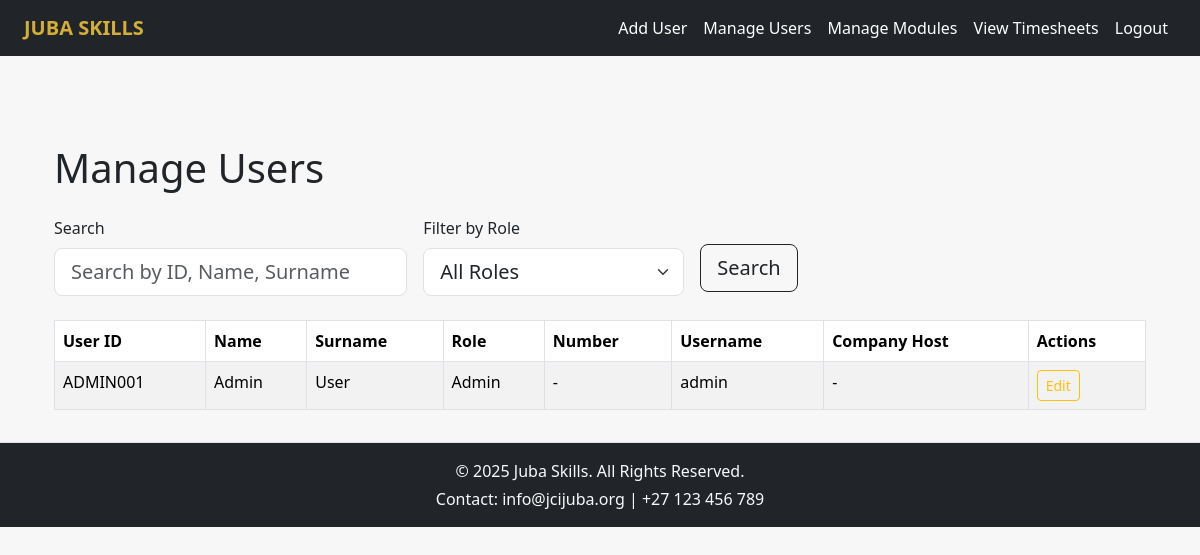
The app's page /admin/users (signed in) with its own data.
### main.py (models this page shows, shortened)
class User(db.Model):
    id = db.Column(db.Integer, primary_key=True)
    user_id = db.Column(db.String(80), unique=True, nullable=False)
    name = db.Column(db.String(80), nullable=False)
    surname = db.Column(db.String(80), nullable=False)
    role = db.Column(db.String(50), nullable=False)
    number = db.Column(db.String(20))
    username = db.Column(db.String(80), unique=True, nullable=False)
    password_hash = db.Column(db.String(128))
    company_host = db.Column(db.String(120))

### main.py (the view, shortened to what this page needs)
@app.route('/admin/users', methods=['GET', 'POST'])
def manage_users():
    if 'user_id' in session and session['role'] == 'admin':
        search_form = SearchUserForm()
        users = User.query.all()
        return render_template('manage_users.html', users=users, search_form=search_form)
    return redirect(url_for('login'))

### main.py
class SearchUserForm(FlaskForm):
    search_term = StringField('Search', render_kw={"placeholder": "Search by ID, Name, Surname"})
    role_filter = SelectField('Filter by Role', choices=[('', 'All Roles'), ('intern', 'Intern'), ('virtual_student', 'Virtual Student'), ('inperson_student', 'In-Person Student'), ('facilitator', 'Facilitator')], default='')
    submit = SubmitField('Search')

### main.py (called while the page is built)
@app.before_request
def create_admin():
    with app.app_context():
        admin = User.query.filter_by(username='admin').first()
        if not admin:
            admin = User(user_id='ADMIN001', name='Admin', surname='User', role='admin', username='admin', company_host=None)
            admin.set_password('admin123')  # Hardcoded admin password
            db.session.add(admin)
            db.session.commit()

### templates/manage_users.html (shortened to what this page needs)
{% extends 'base.html' %}
{% block content %}
    <div class="container mt-5">
        <h1 class="text-dark gold-underline mb-4">Manage Users</h1>
        <form method="POST" class="mb-4">
            <div class="row g-3 align-items-center">
                <div class="col-md-4">
                    {{ search_form.search_term.label(class="form-label text-dark") }}
                    {{ search_form.search_term(class="form-control form-control-lg") }}
                </div>
                <div class="col-md-3">
                    {{ search_form.role_filter.label(class="form-label text-dark") }}
                    {{ search_form.role_filter(class="form-select form-select-lg") }}
                </div>
                <div class="col-md-3">
                    {{ search_form.submit(class="btn btn-outline-dark btn-lg mt-md-4") }}
                </div>
            </div>
        </form>
        {% if users %}
            <div class="table-responsive">
                <table class="table table-striped table-bordered bg-white">
                    <thead class="thead-dark">
                        <tr>
                            <th>User ID</th>
                            <th>Name</th>
                            <th>Surname</th>
                            <th>Role</th>
                            <th>Number</th>
                            <th>Username</th>
                            <th>Company Host</th>
                            <th>Actions</th>
                        </tr>
                    </thead>
                    <tbody>
                        {% for user in users %}
                            <tr>
                                <td>{{ user.user_id }}</td>
                                <td>{{ user.name }}</td>
                                <td>{{ user.surname }}</td>
                                <td>{{ user.role.replace('_', ' ').title() }}</td>
                                <td>{{ user.number if user.number else '-' }}</td>
                                <td>{{ user.username }}</td>
                                <td>{{ user.company_host if user.company_host else '-' }}</td>
                                <td>
                                    <a href="{{ url_for('edit_user', user_id=user.id) }}" class="btn btn-sm btn-outline-warning">Edit</a>
                                </td>
                            </tr>
                        {% endfor %}
                    </tbody>
                </table>
            </div>
        {% else %}
            <p class="text-muted">No users found.</p>
        {% endif %}
    </div>
{% endblock %}

### templates/base.html (shortened to what this page needs)
<!DOCTYPE html>
<html lang="en">
<head>
    <link href="https://cdn.jsdelivr.net/npm/bootstrap@5.3.2/dist/css/bootstrap.min.css" rel="stylesheet">
    <link rel="stylesheet" href="https://cdn.jsdelivr.net/npm/bootstrap-icons@1.10.0/font/bootstrap-icons.css">
</head>
<body>
    <nav class="navbar navbar-expand-lg navbar-dark bg-dark px-4">
        <a class="navbar-brand text-gold fw-bold" href="{{ url_for('dashboard') }}">JUBA SKILLS</a>
        <div class="collapse navbar-collapse" id="navbarNav">
            <ul class="navbar-nav ms-auto">
                {% if session['role'] == 'admin' %}
                    <li class="nav-item">
                        <a class="nav-link text-gold" href="{{ url_for('add_user') }}">Add User</a>
                    </li>
                    <li class="nav-item">
                        <a class="nav-link text-gold" href="{{ url_for('manage_users') }}">Manage Users</a>
                    </li>
                    <li class="nav-item">
                        <a class="nav-link text-gold" href="{{ url_for('manage_modules') }}">Manage Modules</a>
                    </li>
                    <li class="nav-item">
                        <a class="nav-link text-gold" href="{{ url_for('view_timesheets') }}">View Timesheets</a>
                    </li>
                {% endif %}
                <li class="nav-item">
                    <a class="nav-link text-white" href="{{ url_for('logout') }}">Logout</a>
                </li>
            </ul>
        </div>
    </nav>
    <div class="container py-3">
        {% block content %}{% endblock %}
    </div>
    <footer class="bg-dark text-center text-light py-3 border-top">
        <p class="mb-1">&copy; 2025 Juba Skills. All Rights Reserved.</p>
        <p class="mb-0">Contact: info@jcijuba.org | +27 123 456 789</p>
    </footer>
</body>
</html>

### templates/base.html (style rules this page uses)
body { background-color: #f7f7f7; color: #fff; }
.text-gold { color: #d4af37; }
.navbar-dark .navbar-nav .nav-link { color: #fff; }
footer { border-top: 1px solid #444; }

### records on screen
User: user_id "ADMIN001", name "Admin", surname "User", role.replace "Admin", number "-", username "admin", company_host "-"

### other values on screen
{{ search_form.search_term.label(class="form-label text-dark") }} "Search"
{{ search_form.role_filter.label(class="form-label text-dark") }} "Filter by Role"
